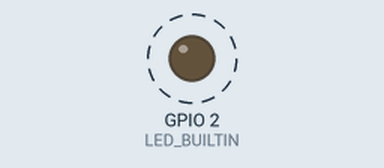
Simulated run of this program. Board: ESP8266 (NodeMCU). Parts: output pins drawn as LEDs (lit = HIGH, except the on-board LED, lit = LOW). Dashed ring = blinking. WiFi joins after 1.5 s; servers stay silent unless stated; what the program prints to the serial monitor is not drawn.

Above: at 2.0 s.
Timing chart, 0 to 6.1 s (numbered marks = the images above):
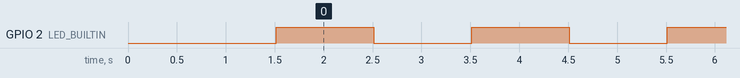

The program:

main.cpp
```cpp
#include <Arduino.h>
//#include <WiFi.h>
#include <ESP8266WiFi.h>

const char* ssid     = "Crunch LAB";
const char* password = "90xV@FsT";

void setup() {
  // initialize digital pin LED_BUILTIN as an output.
  pinMode(LED_BUILTIN, OUTPUT);
   Serial.begin(115200);
    delay(10);

    // We start by connecting to a WiFi network

    Serial.println();
    Serial.println();
    Serial.print("Connecting to ");
    Serial.println(ssid);

    WiFi.begin(ssid, password);

    while (WiFi.status() != WL_CONNECTED) {
        delay(500);
        Serial.print(".");
    }

    Serial.println("");
    Serial.println("WiFi connected");
    Serial.println("IP address: ");
    Serial.println(WiFi.localIP());

}

// the loop function runs over and over again forever
void loop() {
  digitalWrite(LED_BUILTIN, HIGH);   // turn the LED on (HIGH is the voltage level)
  delay(1000);                       // wait for a second
  digitalWrite(LED_BUILTIN, LOW);    // turn the LED off by making the voltage LOW
  delay(1000);                       // wait for a second
}
```

Measured:
- by itself, GPIO 2 (LED_BUILTIN): alternates HIGH for 1.0 s and LOW for 1.0 s
